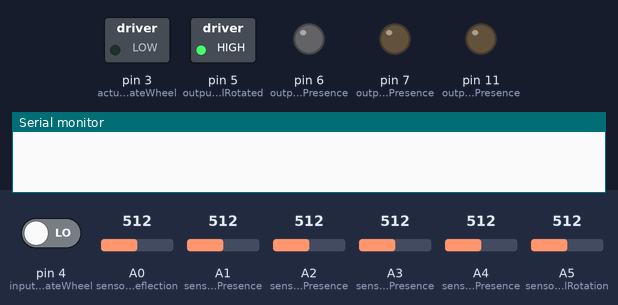
Bench run of a sketch on a simulated Arduino Uno, built with avr-gcc and run on an emulated ATmega328P. Shown: switched loads named in the sketch (green lamp = pin HIGH), output pins drawn as LEDs (lit = HIGH), the last lines printed to the serial monitor. Inputs (shaded band) come from the test bench; at power-on: A2 (sensorWhitePresence) = 512, A3 (sensorBlackPresence) = 512, A4 (sensorFactoryPresence) = 512, pin 4 (inputRotateWheel) LOW, A0 (sensorColourReflection) = 512, A1 (sensorColourPresence) = 512, A5 (sensorWheelRotation) = 512.

Above: at 1.2 s.
1.3 s: A2 (sensorWhitePresence) set to 207
4.3 s: A2 (sensorWhitePresence) set to 189
At 5.5 s:
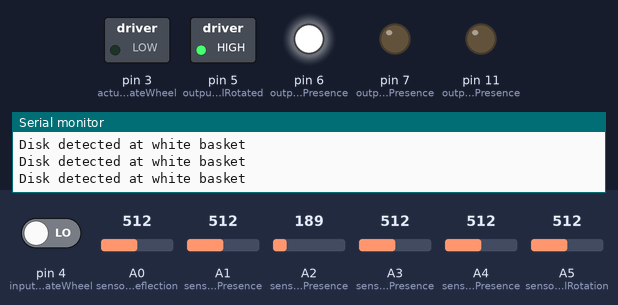
5.8 s: A3 (sensorBlackPresence) set to 213
8.8 s: A3 (sensorBlackPresence) set to 189
At 9.8 s:
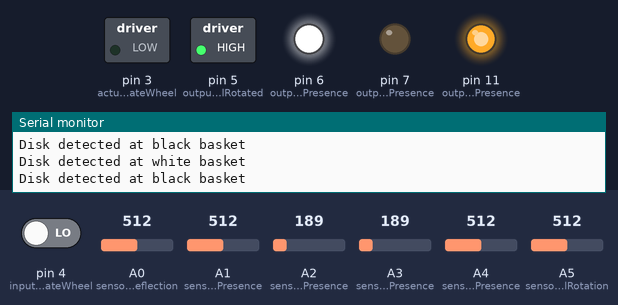
10.3 s: A4 (sensorFactoryPresence) set to 210
13.3 s: A4 (sensorFactoryPresence) set to 181
At 14.5 s:
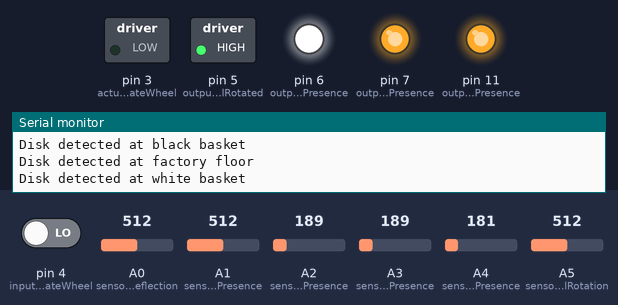
Timing chart, 0 to 15.9 s (numbered marks = the images above; inputs shaded):
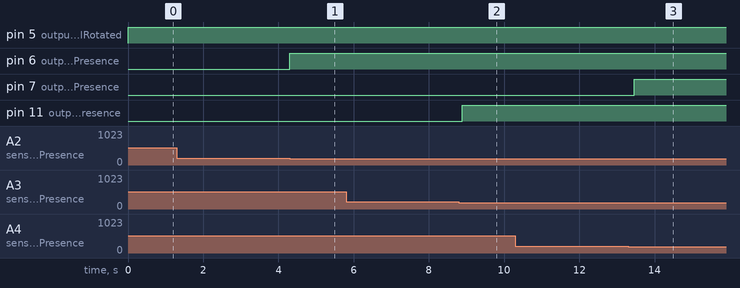

Measured:
- the behaviour switches between 200 and 199 on A2 (sensorWhitePresence) (found by bisection; images 0 and 1)
- the behaviour switches between 200 and 199 on A3 (sensorBlackPresence) (found by bisection; images 1 and 2)
- the behaviour switches between 200 and 199 on A4 (sensorFactoryPresence) (found by bisection; images 2 and 3)
- after the input at 4.3 s, pin 6 (outputWhitePresence): LOW → HIGH at once
- after the input at 8.8 s, pin 11 (outputBlackPresence): LOW → HIGH after 0.09 s
- after the input at 13.3 s, pin 7 (outputFactoryPresence): LOW → HIGH after 0.15 s

The sketch:

sensor-wheeloffortune.ino
```cpp
// Hardware Pin definitions
byte sensorColourReflection = A0;   // Disk colour detector, reflection
byte sensorColourPresence = A1;     // Disk colour detector, presence
byte sensorWhitePresence = A2;      // Disk presence at white basket
byte sensorBlackPresence = A3;      // Disk presence at black basket
byte sensorFactoryPresence = A4;    // Disk presence at factory belt
byte sensorWheelRotation = A5;      // Sense one-push rotation --> needs debouncing (done in this arduino program)

byte actuatorRotateWheel = 3;       // Output pin to rotate wheel

// I/O Pin definitions
byte inputRotateWheel = 4;          // If pin high, then the wheel will be rotated

byte outputWheelRotated = 5;        // Will be made high if one rotation is sensed (after debouncing)
byte outputFactoryPresence = 7;     // Will be made high if disk is detected as present on factory belt
byte outputBlackPresence = 11;      // Will be made high if disk is detected as present at black basket
byte outputWhitePresence = 6;       // Will be made high if disk is detected as present at white basket
byte outputColour0 = 10;            // The colour sensor has encoded output as follows:
byte outputColour1 = 8;             // No disk present        <=> !outputColour0 && !outputColour1
                                    // Black disk present     <=>  outputColour0 && !outputColour1
                                    // White disk present     <=> !outputColour0 &&  outputColour1
                                    // Other colour detected  <=>  outputColour0 &&  outputColour1

// Configuration using variables
byte wheelMotorMaxSpeed = 96;       // Integer in range [0, 255] to define the PWM cycle at which the motor for the wheel runs

// Debug configuration
boolean DEBUG = true;               // Enable logging to serial console
long debugDelay = 3000;             // The delay in ms between two subsequent debug messages
long lastDebugMessage = millis();   // No touchy plz

// Auxiliary for analog sensor readings
int sensorColourReflectionValue = 0;
int sensorColourPresenceValue = 0;
int sensorWhitePresenceValue = 0;
int sensorBlackPresenceValue = 0;
int sensorFactoryPresenceValue = 0;
int sensorWheelRotationValue = 0;

byte wheelRotatedState;
byte lastWheelRotatedState = LOW;
unsigned long lastWheelRotatedDebounceTime = 0;   // the last time the wheel rotation switch state changed
unsigned long wheelRotatedDebounceDelay = 10;     // the debounce time in ms for the wheel rotation input to be considered stable; increase if the output flickers

void setup() {
  // Initialize hardware pins in correct mode
  pinMode(sensorColourReflection, INPUT);
  pinMode(sensorColourPresence, INPUT);
  pinMode(sensorWhitePresence, INPUT);
  pinMode(sensorBlackPresence, INPUT);
  pinMode(sensorFactoryPresence, INPUT);
  pinMode(sensorWheelRotation, INPUT);

  pinMode(actuatorRotateWheel, OUTPUT);

  // Initialize I/O pins in correct mode
  pinMode(inputRotateWheel, INPUT);

  pinMode(outputWheelRotated, OUTPUT);
  pinMode(outputFactoryPresence, OUTPUT);
  pinMode(outputBlackPresence, OUTPUT);
  pinMode(outputWhitePresence, OUTPUT);
  pinMode(outputColour0, OUTPUT);
  pinMode(outputColour1, OUTPUT);

  // Start serial connection to computer
  Serial.begin(9600);

}

void loop() {
  // Update analog sensor readings
  sensorColourReflectionValue = analogRead(sensorColourReflection);
  sensorColourPresenceValue = analogRead(sensorColourPresence);
  sensorWhitePresenceValue = analogRead(sensorWhitePresence);
  sensorBlackPresenceValue = analogRead(sensorBlackPresence);
  sensorFactoryPresenceValue = analogRead(sensorFactoryPresence);
  sensorWheelRotationValue = analogRead(sensorWheelRotation);


  // Log these values to console
  if (DEBUG && millis() - lastDebugMessage > debugDelay) {
    Serial.print("Colour Reflection: "); Serial.println(sensorColourReflectionValue);
    Serial.print("Colour Presence: "); Serial.println(sensorColourPresenceValue);
    Serial.print("White Presence: "); Serial.println(sensorWhitePresenceValue);
    Serial.print("Black Presence: "); Serial.println(sensorBlackPresenceValue);
    Serial.print("Factory Presence: "); Serial.println(sensorFactoryPresenceValue);
    Serial.print("Wheel Rotation: "); Serial.println(sensorWheelRotationValue);
    Serial.println();
    lastDebugMessage = millis();
  }

  // Parse colour gate readings
  if (sensorColourPresenceValue < 500) {
    //Disk detected in gate
    if (sensorColourReflectionValue > 900) {
      Serial.println("White disk detected at colour sensor");
      digitalWrite(outputColour0, LOW);
      digitalWrite(outputColour1, HIGH);
    } else if (sensorColourReflectionValue < 450) {
      Serial.println("Black disk detected at colour sensor");
      digitalWrite(outputColour0, HIGH);
      digitalWrite(outputColour1, LOW);
    } else {
      Serial.println("Object of unknown colour detected at colour sensor");
      digitalWrite(outputColour0, HIGH);
      digitalWrite(outputColour1, HIGH);
    }
  } else {
    digitalWrite(outputColour0, LOW);
    digitalWrite(outputColour1, LOW);
  }

  // Parse white presence sensor
  if (sensorWhitePresenceValue < 200) {
    Serial.println("Disk detected at white basket");
    digitalWrite(outputWhitePresence, HIGH);
  } else {
    digitalWrite(outputWhitePresence, LOW);
  }

  // Parse black presence sensor
  if (sensorBlackPresenceValue < 200) {
    Serial.println("Disk detected at black basket");
    digitalWrite(outputBlackPresence, HIGH);
  } else {
    digitalWrite(outputBlackPresence, LOW);
  }

  // Parse factory presence sensor
  if (sensorFactoryPresenceValue < 200) {
    Serial.println("Disk detected at factory floor");
    digitalWrite(outputFactoryPresence, HIGH);
  } else {
    digitalWrite(outputFactoryPresence, LOW);
  }

  // Check if the wheel of fortune should rotate
  if (digitalRead(inputRotateWheel) == HIGH) {
    analogWrite(actuatorRotateWheel, wheelMotorMaxSpeed);
  } else {
    analogWrite(actuatorRotateWheel, 0);
  }

  // Debounce and parse wheel rotated sensor
  // Translate rotation sensor information to digital signal
  byte currentWheelRotatedState = (sensorWheelRotationValue > 511);

  // Check if the input has changed to debounce the input
  if (currentWheelRotatedState != lastWheelRotatedState) {
    // The input has changed, so reset the debounce timer
    lastWheelRotatedDebounceTime = millis();
  }

  // Check if the wheel rotation input has been stable for long enough, indicating a stable reading
  if (millis() - lastWheelRotatedDebounceTime > wheelRotatedDebounceDelay) {
    // Update the last stable state of the wheel rotation input sensor
    wheelRotatedState = currentWheelRotatedState;
  }

  // Update the last-read input state for the wheel rotation input
  lastWheelRotatedState = currentWheelRotatedState;

  // Update the output regarding the debounced wheel rotated sensor
  if (wheelRotatedState) {
    digitalWrite(outputWheelRotated, HIGH);
  } else {
    digitalWrite(outputWheelRotated, LOW);
  }
}
```
